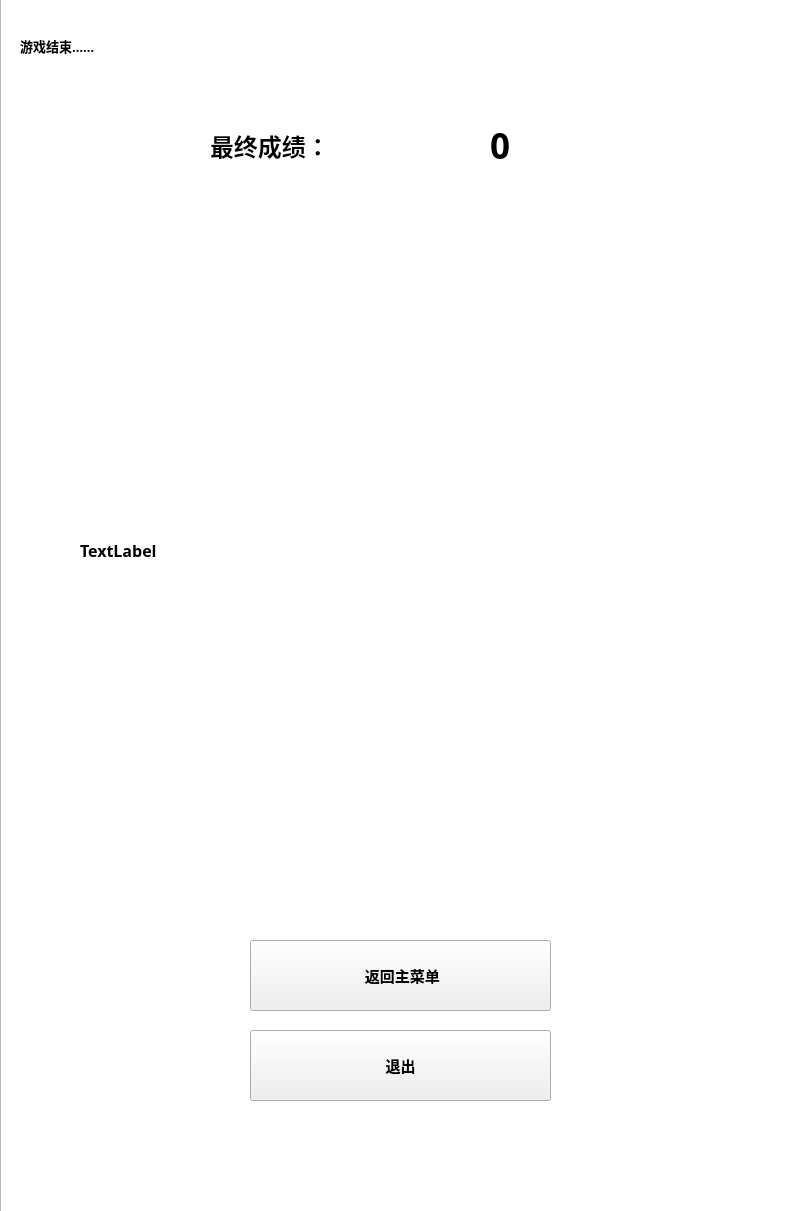
<?xml version="1.0" encoding="UTF-8"?>
<ui version="4.0">
 <class>EndWindow</class>
 <widget class="QMainWindow" name="EndWindow">
  <property name="geometry">
   <rect>
    <x>0</x>
    <y>0</y>
    <width>800</width>
    <height>1211</height>
   </rect>
  </property>
  <property name="windowTitle">
   <string>MainWindow</string>
  </property>
  <widget class="QWidget" name="centralwidget">
   <widget class="QPushButton" name="back_to_menu">
    <property name="geometry">
     <rect>
      <x>250</x>
      <y>940</y>
      <width>301</width>
      <height>71</height>
     </rect>
    </property>
    <property name="font">
     <font>
      <family>华文宋体</family>
      <pointsize>11</pointsize>
      <weight>75</weight>
      <bold>true</bold>
     </font>
    </property>
    <property name="text">
     <string> 返回主菜单</string>
    </property>
   </widget>
   <widget class="QPushButton" name="exit">
    <property name="geometry">
     <rect>
      <x>250</x>
      <y>1030</y>
      <width>301</width>
      <height>71</height>
     </rect>
    </property>
    <property name="font">
     <font>
      <family>华文宋体</family>
      <pointsize>11</pointsize>
      <weight>75</weight>
      <bold>true</bold>
     </font>
    </property>
    <property name="text">
     <string>退出</string>
    </property>
   </widget>
   <widget class="QGraphicsView" name="graphicsView">
    <property name="geometry">
     <rect>
      <x>0</x>
      <y>-10</y>
      <width>811</width>
      <height>1231</height>
     </rect>
    </property>
   </widget>
   <widget class="QLabel" name="Text1">
    <property name="geometry">
     <rect>
      <x>210</x>
      <y>90</y>
      <width>251</width>
      <height>111</height>
     </rect>
    </property>
    <property name="font">
     <font>
      <family>华文宋体</family>
      <pointsize>18</pointsize>
      <weight>75</weight>
      <bold>true</bold>
     </font>
    </property>
    <property name="text">
     <string>最终成绩：</string>
    </property>
   </widget>
   <widget class="QLabel" name="scoreLabel">
    <property name="geometry">
     <rect>
      <x>490</x>
      <y>100</y>
      <width>211</width>
      <height>91</height>
     </rect>
    </property>
    <property name="font">
     <font>
      <family>华文宋体</family>
      <pointsize>26</pointsize>
      <weight>75</weight>
      <bold>true</bold>
     </font>
    </property>
    <property name="text">
     <string>0</string>
    </property>
   </widget>
   <widget class="QLabel" name="Text2">
    <property name="geometry">
     <rect>
      <x>80</x>
      <y>150</y>
      <width>701</width>
      <height>801</height>
     </rect>
    </property>
    <property name="font">
     <font>
      <family>华文宋体</family>
      <pointsize>12</pointsize>
      <weight>75</weight>
      <bold>true</bold>
     </font>
    </property>
    <property name="text">
     <string>TextLabel</string>
    </property>
   </widget>
   <widget class="QLabel" name="label">
    <property name="geometry">
     <rect>
      <x>20</x>
      <y>10</y>
      <width>801</width>
      <height>71</height>
     </rect>
    </property>
    <property name="font">
     <font>
      <family>华文宋体</family>
      <pointsize>10</pointsize>
      <weight>75</weight>
      <bold>true</bold>
     </font>
    </property>
    <property name="text">
     <string>游戏结束……</string>
    </property>
   </widget>
   <zorder>graphicsView</zorder>
   <zorder>back_to_menu</zorder>
   <zorder>exit</zorder>
   <zorder>Text1</zorder>
   <zorder>scoreLabel</zorder>
   <zorder>Text2</zorder>
   <zorder>label</zorder>
  </widget>
 </widget>
 <resources/>
 <connections/>
</ui>
